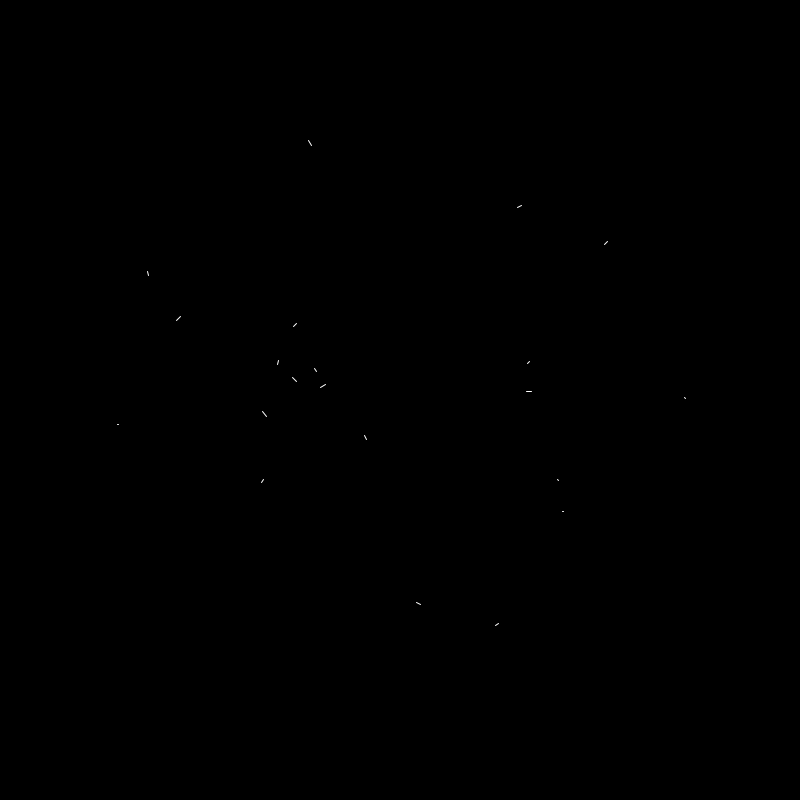
Frame 1 (no input)
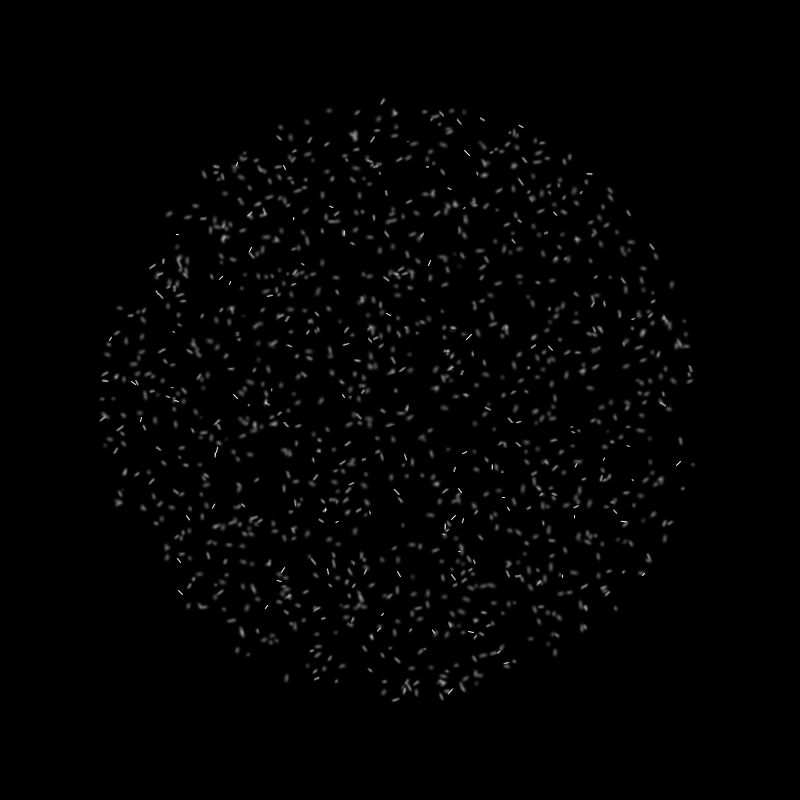
Frame 60 (the mouse pressed at the canvas centre just before this capture)
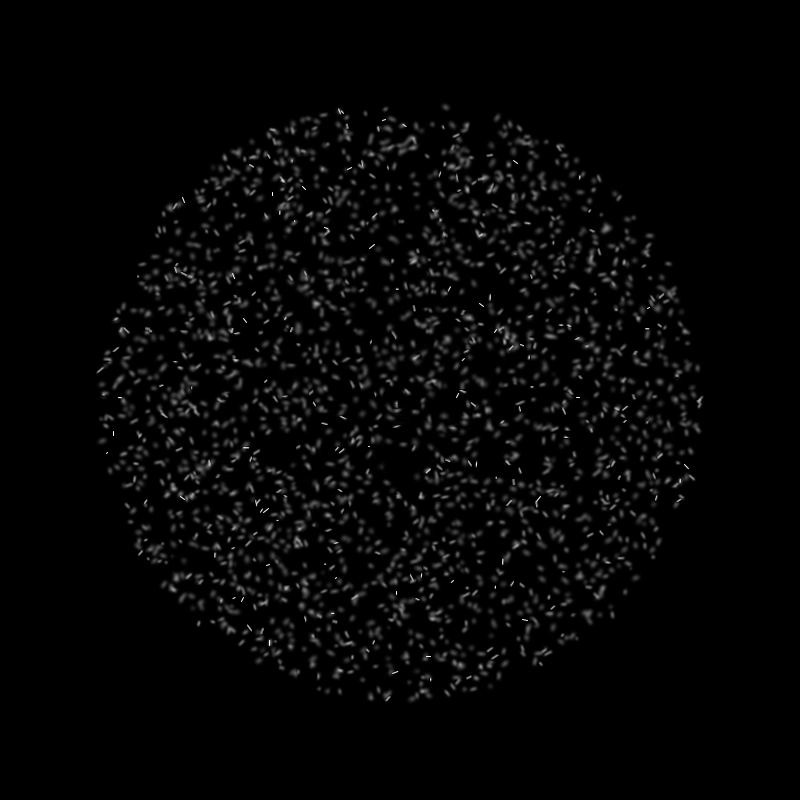
Frame 120 (the mouse held since frame 60 and released just before this capture)

The Processing sketch that drew these frames (run headless with seeded random() and noise(); from frame 60 on, the mouse is pressed at the canvas centre):

// Processing sketch: ejemplo_circulo_2
// ── ejemplo_circulo_2.pde
PImage img;

void setup() {
  //pixelDensity(displayDensity());

  size(800, 800);
  background(0);

  img = createImage(width, height, RGB);
}


void draw() {
  pushMatrix();
  background(0);

  stroke(255);
  //randomSeed(0);
  pushMatrix();
  translate(width/2, height/2);
  rotate(radians(1));
  translate(-width/2, -height/2);
  image(img, 0, 0);
  popMatrix();

  for (int i = 0; i < 50; i ++) {
    float x = random(width);
    float y = random(height);
    if (dist(x, y, width/2, height/2) < 300) {
      line(x, y, random(x-5, x+5), random(y-5, y+5));
    }
  }

  popMatrix();
  img = get( 0, 0, width, height );
  //img.save("test");
}
